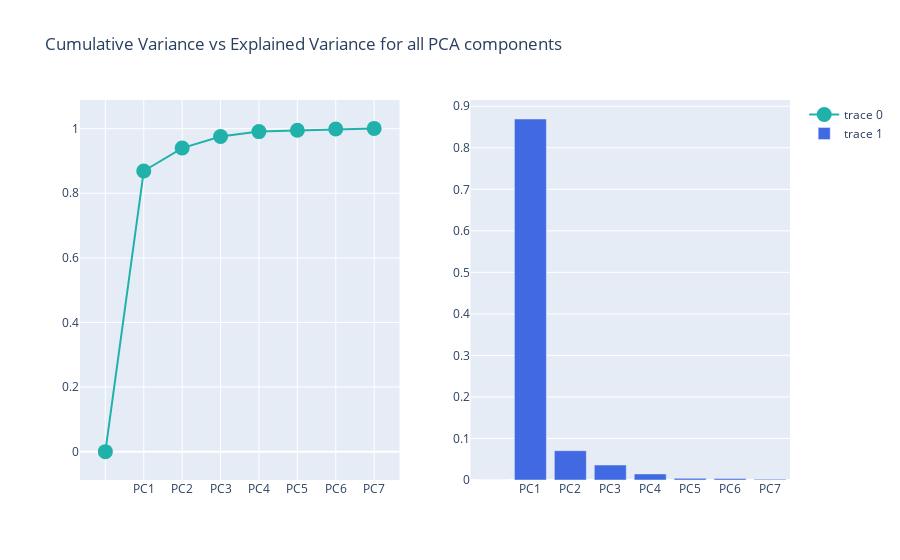

Write notebook code for a chart like this one.
### Code cell
#Seperately plotting Explained Variance and Cumalative Variance
from plotly.subplots import make_subplots
import plotly.graph_objects as go

fig = make_subplots(rows=1, cols=2)

fig.add_trace(
    go.Scatter(
        x=df_explained_variance['PC'],
        y=df_explained_variance['Cumulative Variance'],
        marker=dict(size=15, color="LightSeaGreen")
    ), row=1, col=1 # scatter plot 
    )

fig.add_trace(
    go.Bar(
        x=df_explained_variance['PC'],
        y=df_explained_variance['Explained Variance'],
        marker=dict(color="RoyalBlue"),
    ), row=1, col=2  # bar chart
    )
fig.update_layout(title_text="Cumulative Variance vs Explained Variance for all PCA components")

fig.show()

### Figure 1 — Plotly figure (JSON) as saved in the notebook; plotly's stock layout.template omitted (floating-point values rounded to 4 significant figures)
{"data": [{"marker": {"color": "LightSeaGreen", "size": 15}, "type": "scatter", "x": [" ", "PC1", "PC2", "PC3", "PC4", "PC5", "PC6", "PC7"], "xaxis": "x", "y": [0, 0.869, 0.94, 0.976, 0.991, 0.995, 0.999, 1.001], "yaxis": "y"}, {"marker": {"color": "RoyalBlue"}, "type": "bar", "x": [" ", "PC1", "PC2", "PC3", "PC4", "PC5", "PC6", "PC7"], "xaxis": "x2", "y": [0, 0.8693, 0.07056, 0.03612, 0.01464, 0.003994, 0.003547, 0.001854], "yaxis": "y2"}], "layout": {"title": {"text": "Cumulative Variance vs Explained Variance for all PCA components"}, "xaxis": {"anchor": "y", "domain": [0, 0.45]}, "xaxis2": {"anchor": "y2", "domain": [0.55, 1]}, "yaxis": {"anchor": "x", "domain": [0, 1]}, "yaxis2": {"anchor": "x2", "domain": [0, 1]}}}
